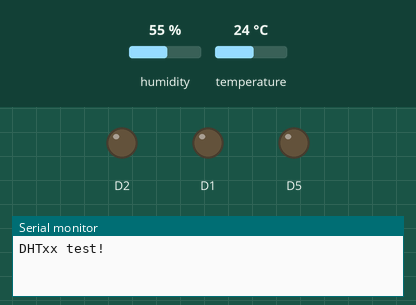
The sketch below on a simulated ESP8266 (NodeMCU). Parts: output pins drawn as LEDs (lit = HIGH), the last lines printed to the serial monitor. Inputs (shaded band) come from the test bench; at power-on: humidity 55 %, temperature 24 °C.

Above: at 1.0 s.
At 5.5 s:
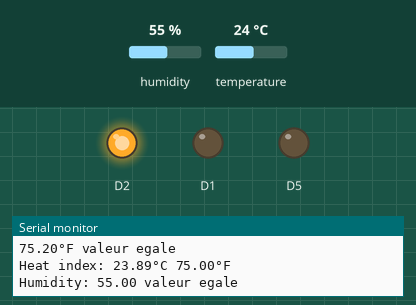
Timing chart, 0 to 7.4 s (numbered marks = the images above):
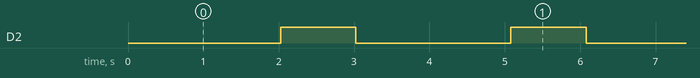

Measured:
- by itself, D2: alternates HIGH for 1.0 s and LOW for 2.2 s
- by itself, everything shown: repeats every 48.3 s, in 30 steps

The sketch:

DHTTP.ino
```cpp
// Example testing sketch for various DHT humidity/temperature sensors
// Written by ladyada, public domain

// REQUIRES the following Arduino libraries:
// - DHT Sensor Library: https://github.com/adafruit/DHT-sensor-library
// - Adafruit Unified Sensor Lib: https://github.com/adafruit/Adafruit_Sensor

#include "DHT.h"

#define DHTPIN 2     // Digital pin connected to the DHT sensor
// Feather HUZZAH ESP8266 note: use pins 3, 4, 5, 12, 13 or 14 --
// Pin 15 can work but DHT must be disconnected during program upload.

// Uncomment whatever type you're using!
#define DHTTYPE DHT11   // DHT 11
//#define DHTTYPE DHT22   // DHT 22  (AM2302), AM2321
//#define DHTTYPE DHT21   // DHT 21 (AM2301)

// Connect pin 1 (on the left) of the sensor to +5V
// NOTE: If using a board with 3.3V logic like an Arduino Due connect pin 1
// to 3.3V instead of 5V!
// Connect pin 2 of the sensor to whatever your DHTPIN is
// Connect pin 4 (on the right) of the sensor to GROUND
// Connect a 10K resistor from pin 2 (data) to pin 1 (power) of the sensor

// Initialize DHT sensor.
// Note that older versions of this library took an optional third parameter to
// tweak the timings for faster processors.  This parameter is no longer needed
// as the current DHT reading algorithm adjusts itself to work on faster procs.
DHT dht(DHTPIN, DHTTYPE);

float* hTab = new float[10];
float* tTab = new float[10];
float* fTab = new float[10];
int i = 0;

void setup() {
  Serial.begin(9600);
  Serial.println(F("DHTxx test!"));
  pinMode(D1, OUTPUT);
  pinMode(D2, OUTPUT);
  pinMode(D5, OUTPUT);

  dht.begin();
}

void loop() {
  // Wait a few seconds between measurements.
  delay(2000);

  // Reading temperature or humidity takes about 250 milliseconds!
  // Sensor readings may also be up to 2 seconds 'old' (its a very slow sensor)
  float h = dht.readHumidity();
  // Read temperature as Celsius (the default)
  float t = dht.readTemperature();
  // Read temperature as Fahrenheit (isFahrenheit = true)
  float f = dht.readTemperature(true);

  int j = 0;
  float hMoy = 0;
  float tMoy = 0;
  float fMoy = 0;

  // Check if any reads failed and exit early (to try again).
  if (isnan(h) || isnan(t) || isnan(f)) {
    Serial.println(F("Failed to read from DHT sensor!"));
    return;
  } else {
    hTab[i%10] = h;
    tTab[i%10] = t;
    fTab[i%10] = f;
    if(i > 9) {

      for( j = 0; j < 10; j++) {
        hMoy += hTab[j];
        tMoy += tTab[j];
        fMoy += fTab[j];
      }
      Serial.print(F("Moyenne de l'humidité "));
      Serial.print(hMoy / 10);
      Serial.print(F("\n Moyenne de la température "));
      Serial.print(tMoy / 10);
      Serial.print(F("\n Moyenne de la heat index "));
      Serial.print(fMoy / 10);
      Serial.println(F(""));

      // Serial.println(i); index i
      float medianeH = trie(hTab);
       float medianeT = trie(tTab);
       float medianeHF = trie(fTab);

      Serial.print(F("Mediane de l'humidité "));
      Serial.println(medianeH);
      Serial.print(F("Mediane de la température "));
      Serial.println(medianeT);
      Serial.print(F("Mediane de heat index "));
      Serial.println(medianeHF);
    }
    i++;
  }

  // Compute heat index in Fahrenheit (the default)
  float hif = dht.computeHeatIndex(f, h);
  // Compute heat index in Celsius (isFahreheit = false)
  float hic = dht.computeHeatIndex(t, h, false);
  Serial.print(F("Humidity: "));
  Serial.print(h);

  if(h > hTab[(i-1) % 10]) {
      Serial.println(F(" valeur en augmentation\n"));
      digitalWrite(D1, HIGH);   // turn the LED on (HIGH is the voltage level)
      delay(1000); // attendre 1 seconde
      digitalWrite(D1, LOW);    // turn the LED off by making the voltage LOW

   } else if(h == hTab[(i-1) % 10] )  {
      Serial.println(F(" valeur egale\n"));
      digitalWrite(D2, HIGH);   // turn the LED on (HIGH is the voltage level)
      delay(1000); // attendre 1 seconde
      digitalWrite(D2, LOW);    // turn the LED off by making the voltage LOW

   } else {
      Serial.println(F(" valeur en baisse\n"));
      digitalWrite(D5, HIGH);    // turn the LED off by making the voltage LOW
      delay(1000); // attendre 1 seconde
      digitalWrite(D5, LOW);    // turn the LED off by making the voltage LOW

   }

  Serial.print(F("%  Temperature: "));
  Serial.print(t);
  Serial.print(F("°C "));
  if(t > tTab[(i-1) % 10]) {
    Serial.println(F(" valeur en augmentation\n"));
  } else if(t == tTab[(i-1) % 10] )  {
    Serial.println(F(" valeur egale\n"));
  } else {
    Serial.println(F(" valeur en baisse\n"));
  }
  Serial.print(f);
  Serial.print(F("°F"));
  if(f > fTab[(i-1) % 10]) {
    Serial.println(F(" valeur en augmentation\n"));
  } else if(f == fTab[(i-1) % 10] )  {
    Serial.println(F(" valeur egale\n"));
  } else {
    Serial.println(F(" valeur en baisse\n"));
  }
  Serial.print(F("Heat index: "));
  Serial.print(hic);
  Serial.print(F("°C "));
  Serial.print(hif);
  Serial.println(F("°F"));
}

float trie(float* tab) {
      float* newTab = tab;
      for(i = 0; i < 10; i ++) {
        float tmp = tab[i];
        if(i == 0) {
          newTab[i] = tmp;
        } else {
          int j;
          for(j = 0; j < i - 1; j++) {
            if(newTab[j] > tmp) {
              float tmp2 = newTab[j];
              newTab[j] = tmp;
              tmp = tmp2;
            }
          }
          newTab[i] = tmp;
        }
      }
      return newTab[5];
}
```
